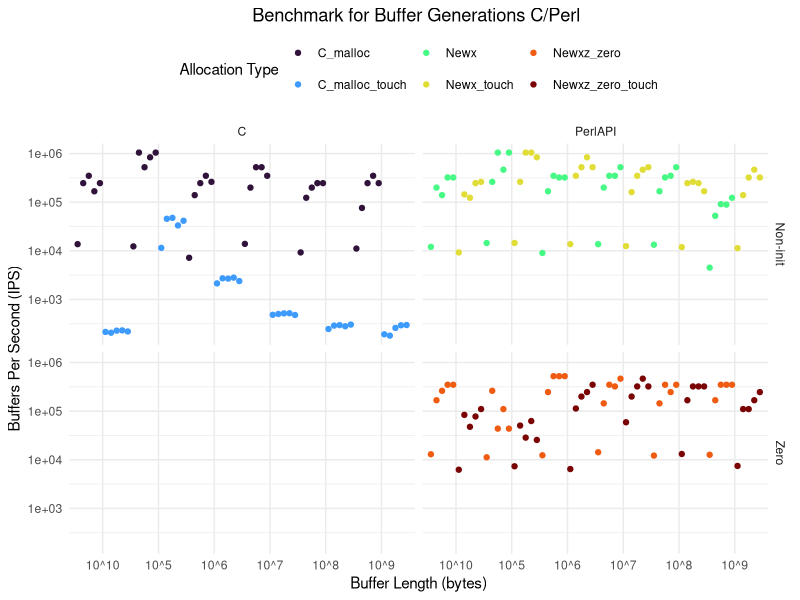

This figure's R source:
library(data.table)
library(knitr)
library(ggplot2)
library(viridisLite)
# Load the data from C and Perl and Cbind them
data <- rbindlist(list(
  fread("Perl_alloc_results_limited.csv")
))
data[, IPS := 1 / Time]

## convert Iteration to a factor in log10 scale
data[, Length := as.factor(paste("10^",log10(Length),sep=""))]

## after loading data, create a new column that has the value "Set" if the
## Operation contains the word "set", "Zero" if it contains the word "zero"
## and "Non-init" otherwise
data[, Init := ifelse(grepl("set", Operation),
                           "Set",
                           ifelse(grepl("zero", Operation), "Zero", "Non-init"))]

num_of_colors = nlevels(factor(data$Operation))
ggplot(data[], aes(x = Length, y = IPS, color = Operation)) +
  geom_point(position=position_dodge2(width=1))+
 # scale_x_log10()+
  scale_y_log10() +
  theme_minimal() +
  theme(legend.position = "top") +
  labs(x = "Buffer Length (bytes)", y = "Buffers Per Second (IPS)", color = "Allocation Type") +
  ggtitle("Benchmark for Buffer Generations C/Perl ") +
  facet_grid(Init~Language)+
  scale_color_discrete(type=viridis(num_of_colors,option="H"))+
  theme(plot.title = element_text(hjust = 0.5))






## print statistics by operation 
stats <- data[, .(
  mean = mean(IPS),
  sd = sd(IPS),
  median = median(IPS),
  IQR = IQR(IPS),
  min = min(IPS),
  max = max(IPS)
), by = .(Operation,Length,Language)]
kable(stats[order(Length,-mean,Language)], format = "markdown",digits=2)


methods<-unique(data[,.(Operation,Language,Init)])
kable(methods[order(Language,Init,Operation)],format = "markdown",digits=2)
